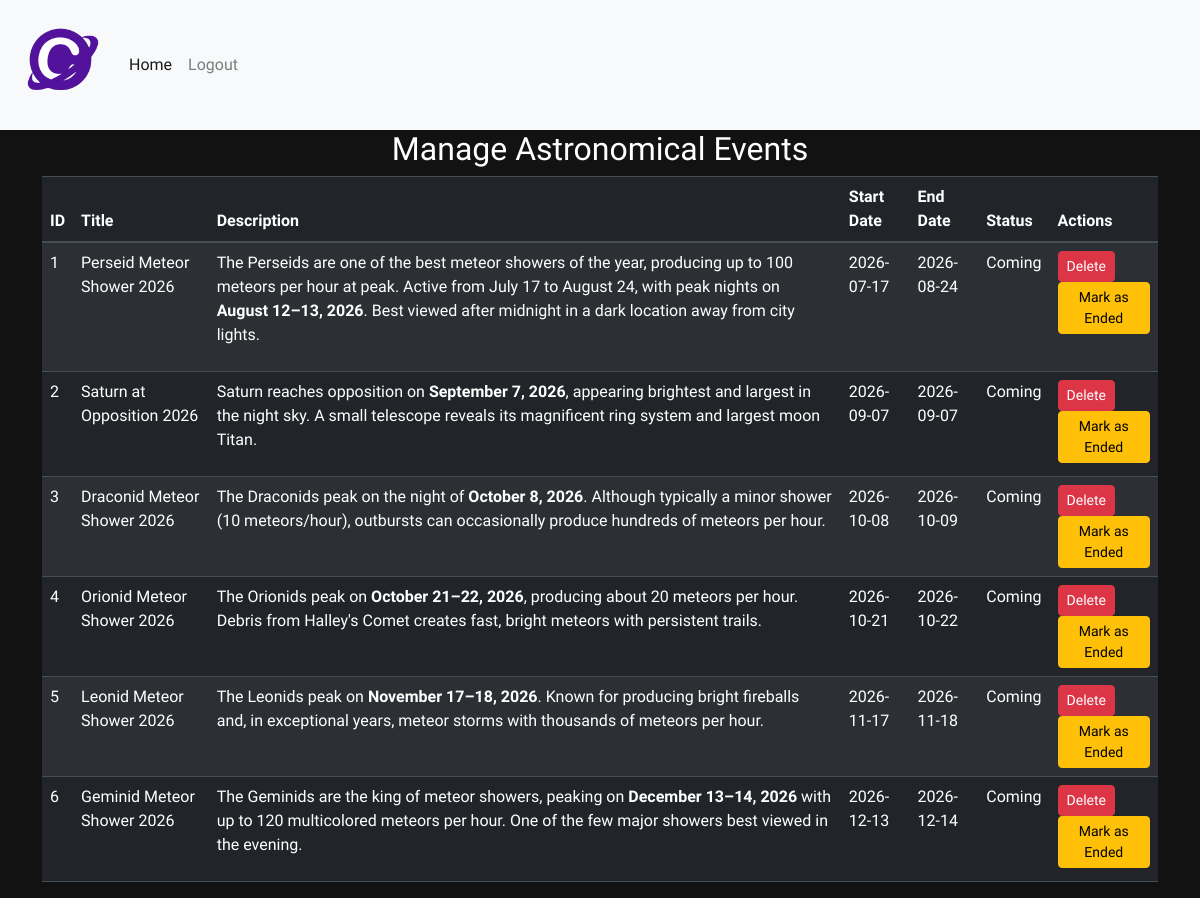
Screenshot of /admin/show-events.php (signed in) with the database file from the repository.
### tables this page shows
CREATE TABLE `astronomical_events` (
  `id` INT UNSIGNED NOT NULL AUTO_INCREMENT,
  `event_title` VARCHAR(255) NOT NULL,
  `event_description` TEXT,
  `event_image` VARCHAR(500) DEFAULT NULL,
  `event_date` DATE NOT NULL,
  `event_end` DATE DEFAULT NULL,
  `status` VARCHAR(20) NOT NULL DEFAULT 'Coming',
  `best_viewing_method` VARCHAR(50) DEFAULT NULL,
  `light_pollution_viewability` VARCHAR(20) DEFAULT NULL,
  `best_viewing_location` VARCHAR(255) DEFAULT NULL,
  PRIMARY KEY (`id`),
  KEY `idx_event_date` (`event_date`),
  KEY `idx_status` (`status`)
);

### admin/show-events.php (the view, shortened to what this page needs)
<?php
require '../db-conn.php';
$stmt = $conn->prepare('SELECT id, event_title, event_description, event_date, event_end, status FROM astronomical_events');
$stmt->execute();
$stmt->bind_result($id, $title, $description, $start_date, $end_date, $status);
$events = [];
while ($stmt->fetch()) {
    $events[] = ['id' => $id, 'title' => $title, 'description' => $description, 'start_date' => $start_date, 'end_date' => $end_date, 'status' => $status];
}
?>
<!DOCTYPE html>
<html lang="en">
<head>
    <link rel="stylesheet" href="https://stackpath.bootstrapcdn.com/bootstrap/4.5.2/css/bootstrap.min.css">
    <link rel="stylesheet" href="files/css/dashboard.css" />
    <?php include '../styles.php'; ?>
</head>
<body>
<?php include 'navbar.php' ?>
<div class="container">
    <h2 class="text-center">Manage Astronomical Events</h2>
    <table class="table table-dark table-striped">
        <thead>
            <tr>
                <th>ID</th>
                <th>Title</th>
                <th>Description</th>
                <th>Start Date</th>
                <th>End Date</th>
                <th>Status</th>
                <th>Actions</th>
            </tr>
        </thead>
        <tbody>
            <?php foreach ($events as $event): ?>
            <tr>
                <td><?php echo $event['id']; ?></td>
                <td><?php echo $event['title']; ?></td>
                <td><?php echo $event['description']; ?></td>
                <td><?php echo $event['start_date']; ?></td>
                <td><?php echo $event['end_date']; ?></td>
                <td><?php echo $event['status']; ?></td>
                <td>
                    <form method="post" style="display:inline;" onsubmit="return confirm('Delete this event?');">
                        <button type="submit" class="btn btn-danger btn-sm">Delete</button>
                    </form>
                    <form method="post" style="display:inline;">
                        <button type="submit" class="btn btn-warning btn-sm">
                            <?php echo ($event['status'] == 'Coming') ? 'Mark as Ended' : 'Mark as Coming'; ?>
                        </button>
                    </form>
                </td>
            </tr>
            <?php endforeach; ?>
        </tbody>
    </table>
</div>
</body>
</html>

### styles.php (shortened to what this page needs)
<link href="https://cdn.jsdelivr.net/npm/bootstrap@5.3.3/dist/css/bootstrap.min.css" rel="stylesheet">
<link href="https://cdn.jsdelivr.net/npm/aos@2.3.4/dist/aos.css" rel="stylesheet">
<link href="https://cdnjs.cloudflare.com/ajax/libs/font-awesome/6.5.1/css/all.min.css" rel="stylesheet">
<link href="assets/css/stylev0.03.css" rel="stylesheet">
<link href="assets/css/theme.css" rel="stylesheet">

### admin/navbar.php (shortened to what this page needs)
<nav class="navbar navbar-expand-lg navbar-light bg-light">
  <a class="navbar-brand" href="#"><img src="../assets/img/logo.png" width ="90px" alt=""></a>
  <div class="collapse navbar-collapse" id="navbarSupportedContent">
    <ul class="navbar-nav mr-auto">
      <li class="nav-item active">
        <a class="nav-link" href="dashboard.php">Home <span class="sr-only"></span></a>
      </li>
      <li class="nav-item">
        <a class="nav-link" href="logout.php">Logout</a>
      </li>
    </ul>
  </div>
</nav>

### admin/files/css/dashboard.css (style rules this page uses)
body { background-color: #fff; color: #000; }
.navbar { background-color: #f8f9fa; }

### assets/css/stylev0.03.css (style rules this page uses)
:root { --first-color: hsl(0, 0%, 0%); --second-color: hsl(268, 79%, 34%); --third-color: hsl(0, 1%, 15%); --fourth-color: hsl(282, 100%, 39%); }
html { width: 100%; }
body { font-family: "Changa", sans-serif; background-color: #121212; background-image: url('https://www.transparenttextures.com/patterns/stardust.png'); color: #fff; }
.navbar { background-color: #111; padding: 15px; transition: all 0.3s ease-in-out; }
a:link { color: gray; text-decoration: none; display: inline-block; }

### assets/css/theme.css (style rules this page uses)
:root { --cosmic-bg: #050508; --cosmic-surface: #12101c; --cosmic-surface-2: #1a1528; --cosmic-purple: #9b4dff; --cosmic-purple-deep: #6a11cb; --cosmic-purple-glow: rgba(155, 77, 255, 0.35); --cosmic-violet: #c77dff; --cosmic-text: #f4f0ff; --cosmic-muted: #a89ec4; --cosmic-border: rgba(155, 77, 255, 0.18); --cosmic-radius: 20px; --cosmic-radius-sm: 14px; --section-gap: clamp(4rem, 8vw, 7rem); --safe-top: env(safe-area-inset-top, 0px); --safe-bottom: env(safe-area-inset-bottom, 0px); --safe-left: env(safe-area-inset-left, 0px); --safe-right: env(safe-area-inset-right, 0px); --page-inline: clamp(16px, 4vw, 24px); --header-bar-height: 56px; --header-total: calc(var(--header-bar-height) + var(--safe-top)); --bottom-nav-height: 62px; --bottom-nav-total: calc(var(--bottom-nav-height) + 20px + var(--safe-bottom)); --content-offset-bottom: var(--bottom-nav-total); }

### rows the page displays
astronomical_events: id "1", event_title "Perseid Meteor Shower 2026", event_description "The Perseids are one of the best meteor showers of the year, producing up to 100 meteors per hour at peak. Active from July 17 to August 24, with peak nights on August 12–13, 2026 . Best viewed after midnight in a dark location away from city lights.", event_date "2026-07-17", event_end "2026-08-24", status "Coming", shows "Mark as Ended"
astronomical_events: id "2", event_title "Saturn at Opposition 2026", event_description "Saturn reaches opposition on September 7, 2026 , appearing brightest and largest in the night sky. A small telescope reveals its magnificent ring system and largest moon Titan.", event_date "2026-09-07", event_end "2026-09-07", status "Coming", shows "Mark as Ended"
astronomical_events: id "3", event_title "Draconid Meteor Shower 2026", event_description "The Draconids peak on the night of October 8, 2026 . Although typically a minor shower (10 meteors/hour), outbursts can occasionally produce hundreds of meteors per hour.", event_date "2026-10-08", event_end "2026-10-09", status "Coming", shows "Mark as Ended"
astronomical_events: id "4", event_title "Orionid Meteor Shower 2026", event_description "The Orionids peak on October 21–22, 2026 , producing about 20 meteors per hour. Debris from Halley's Comet creates fast, bright meteors with persistent trails.", event_date "2026-10-21", event_end "2026-10-22", status "Coming", shows "Mark as Ended"
astronomical_events: id "5", event_title "Leonid Meteor Shower 2026", event_description "The Leonids peak on November 17–18, 2026 . Known for producing bright fireballs and, in exceptional years, meteor storms with thousands of meteors per hour.", event_date "2026-11-17", event_end "2026-11-18", status "Coming", shows "Mark as Ended"
astronomical_events: id "6", event_title "Geminid Meteor Shower 2026", event_description "The Geminids are the king of meteor showers, peaking on December 13–14, 2026 with up to 120 multicolored meteors per hour. One of the few major showers best viewed in the evening.", event_date "2026-12-13", event_end "2026-12-14", status "Coming", shows "Mark as Ended"
